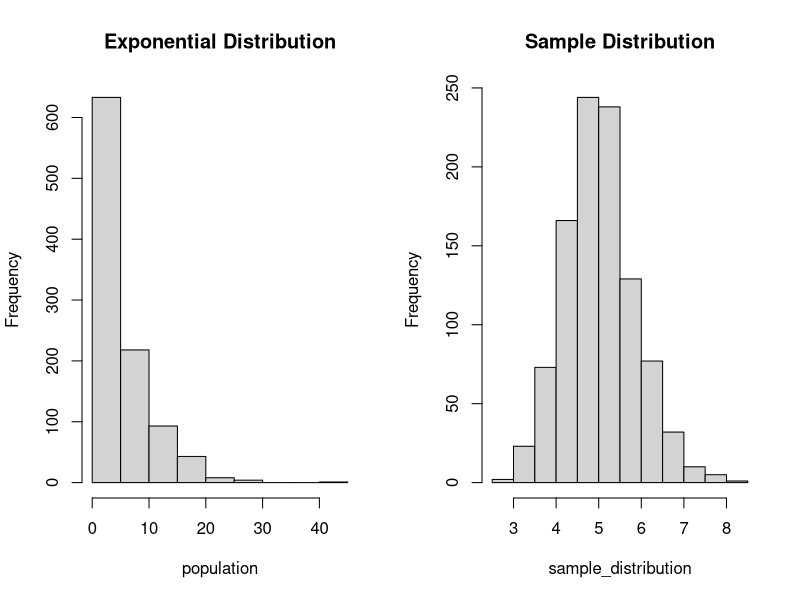

Recreate this plot in R.
## ---- chunk 1
lambda <- 0.2
n <- 40
no_sims <- 1000
sample <- matrix(rexp(n * no_sims, lambda), nrow=no_sims, ncol=n)
population <- rexp(1000, lambda) # a large sample of exponentials for comparison
sample_distribution <- (apply(sample, 1, mean))
## ---- chunk 2
theoretical_mean <- 1/lambda
mean_of_sample_distribution <- mean(sample_distribution)
mean_of_population <- mean(population)
## ---- chunk 3

var_of_population <- var(population)
theoretical_variance <- 1/lambda**2
var_of_sample <- var(sample_distribution)
theoretical_var_of_sample <- theoretical_variance**2/no_sims
## ---- chunk 4
par(mfrow=c(1,2))
hist(population, main = "Exponential Distribution")
hist(sample_distribution, main = "Sample Distribution")
